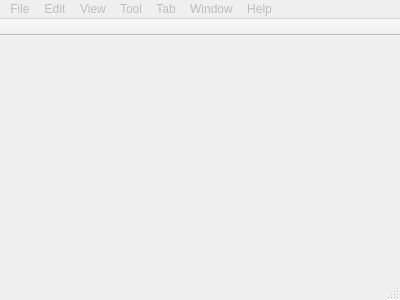
<?xml version="1.0" encoding="UTF-8"?>
<ui version="4.0">
 <class>QWoMainWindow</class>
 <widget class="QMainWindow" name="QWoMainWindow">
  <property name="geometry">
   <rect>
    <x>0</x>
    <y>0</y>
    <width>400</width>
    <height>300</height>
   </rect>
  </property>
  <property name="windowTitle">
   <string>QWoMainWindow</string>
  </property>
  <widget class="QWidget" name="centralWidget"/>
  <widget class="QMenuBar" name="menuBar">
   <property name="enabled">
    <bool>false</bool>
   </property>
   <property name="geometry">
    <rect>
     <x>0</x>
     <y>0</y>
     <width>400</width>
     <height>23</height>
    </rect>
   </property>
   <property name="nativeMenuBar">
    <bool>true</bool>
   </property>
   <widget class="QMenu" name="menu">
    <property name="title">
     <string>File</string>
    </property>
    <addaction name="actionNew"/>
    <addaction name="actionOpen"/>
    <addaction name="separator"/>
    <addaction name="actionDisconect"/>
    <addaction name="actionReconnect"/>
    <addaction name="actionReconnectAll"/>
    <addaction name="separator"/>
    <addaction name="actionImport"/>
    <addaction name="actionExport"/>
    <addaction name="separator"/>
    <addaction name="actionDefault"/>
    <addaction name="actionTransfer"/>
    <addaction name="actionLog"/>
    <addaction name="actionExit"/>
   </widget>
   <widget class="QMenu" name="menuEdit_E">
    <property name="title">
     <string>Edit</string>
    </property>
    <addaction name="actionFind"/>
   </widget>
   <widget class="QMenu" name="menuView_V">
    <property name="title">
     <string>View</string>
    </property>
   </widget>
   <widget class="QMenu" name="menuTool">
    <property name="title">
     <string>Tool</string>
    </property>
   </widget>
   <widget class="QMenu" name="menuTab">
    <property name="title">
     <string>Tab</string>
    </property>
   </widget>
   <widget class="QMenu" name="menuWindow">
    <property name="title">
     <string>Window</string>
    </property>
   </widget>
   <widget class="QMenu" name="menuHelp">
    <property name="title">
     <string>Help</string>
    </property>
   </widget>
   <addaction name="menu"/>
   <addaction name="menuEdit_E"/>
   <addaction name="menuView_V"/>
   <addaction name="menuTool"/>
   <addaction name="menuTab"/>
   <addaction name="menuWindow"/>
   <addaction name="menuHelp"/>
  </widget>
  <widget class="QToolBar" name="mainToolBar">
   <property name="movable">
    <bool>false</bool>
   </property>
   <property name="toolButtonStyle">
    <enum>Qt::ToolButtonTextBesideIcon</enum>
   </property>
   <attribute name="toolBarArea">
    <enum>TopToolBarArea</enum>
   </attribute>
   <attribute name="toolBarBreak">
    <bool>false</bool>
   </attribute>
  </widget>
  <widget class="QStatusBar" name="statusBar"/>
  <action name="actionNew">
   <property name="text">
    <string>New...</string>
   </property>
   <property name="shortcut">
    <string>Alt+N</string>
   </property>
  </action>
  <action name="actionOpen">
   <property name="text">
    <string>Open</string>
   </property>
   <property name="shortcut">
    <string>Alt+O</string>
   </property>
  </action>
  <action name="actionExit">
   <property name="text">
    <string>Exit</string>
   </property>
  </action>
  <action name="actionImport">
   <property name="text">
    <string>Import</string>
   </property>
  </action>
  <action name="actionExport">
   <property name="text">
    <string>Export</string>
   </property>
  </action>
  <action name="actionLog">
   <property name="text">
    <string>Log</string>
   </property>
  </action>
  <action name="actionTransfer">
   <property name="text">
    <string>Transfer</string>
   </property>
  </action>
  <action name="actionSave">
   <property name="text">
    <string>Save</string>
   </property>
  </action>
  <action name="actionDisconect">
   <property name="text">
    <string>Disconnect</string>
   </property>
   <property name="shortcut">
    <string>Alt+C</string>
   </property>
  </action>
  <action name="actionReconnect">
   <property name="text">
    <string>Reconnect</string>
   </property>
  </action>
  <action name="actionReconnectAll">
   <property name="text">
    <string>Reconnect All</string>
   </property>
  </action>
  <action name="actionDefault">
   <property name="text">
    <string>Default Property</string>
   </property>
  </action>
  <action name="actionFind">
   <property name="text">
    <string>Find..</string>
   </property>
   <property name="shortcut">
    <string>Ctrl+F</string>
   </property>
  </action>
 </widget>
 <layoutdefault spacing="6" margin="11"/>
 <resources/>
 <connections/>
</ui>
